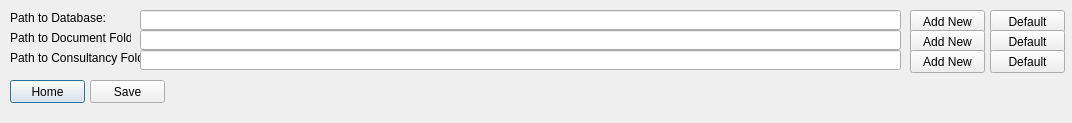
<?xml version="1.0" encoding="UTF-8"?>
<ui version="4.0">
 <class>Dialog</class>
 <widget class="QDialog" name="Dialog">
  <property name="geometry">
   <rect>
    <x>0</x>
    <y>0</y>
    <width>1072</width>
    <height>123</height>
   </rect>
  </property>
  <property name="windowTitle">
   <string>Dialog</string>
  </property>
  <widget class="QPushButton" name="setup_home_but">
   <property name="geometry">
    <rect>
     <x>10</x>
     <y>80</y>
     <width>75</width>
     <height>23</height>
    </rect>
   </property>
   <property name="text">
    <string>Home</string>
   </property>
  </widget>
  <widget class="QLineEdit" name="setup_path_to_database_le">
   <property name="geometry">
    <rect>
     <x>140</x>
     <y>10</y>
     <width>761</width>
     <height>20</height>
    </rect>
   </property>
  </widget>
  <widget class="QPushButton" name="setup_path_to_database_to_def">
   <property name="geometry">
    <rect>
     <x>990</x>
     <y>10</y>
     <width>75</width>
     <height>23</height>
    </rect>
   </property>
   <property name="text">
    <string>Default</string>
   </property>
  </widget>
  <widget class="QLabel" name="label">
   <property name="geometry">
    <rect>
     <x>10</x>
     <y>10</y>
     <width>121</width>
     <height>16</height>
    </rect>
   </property>
   <property name="text">
    <string>Path to Database:</string>
   </property>
  </widget>
  <widget class="QPushButton" name="setup_save_but">
   <property name="geometry">
    <rect>
     <x>90</x>
     <y>80</y>
     <width>75</width>
     <height>23</height>
    </rect>
   </property>
   <property name="text">
    <string>Save</string>
   </property>
  </widget>
  <widget class="QLabel" name="label_2">
   <property name="geometry">
    <rect>
     <x>10</x>
     <y>30</y>
     <width>121</width>
     <height>16</height>
    </rect>
   </property>
   <property name="text">
    <string>Path to Document Folder:</string>
   </property>
  </widget>
  <widget class="QLineEdit" name="setup_path_to_documents_le">
   <property name="geometry">
    <rect>
     <x>140</x>
     <y>30</y>
     <width>761</width>
     <height>20</height>
    </rect>
   </property>
  </widget>
  <widget class="QPushButton" name="setup_path_to_documents_to_def">
   <property name="geometry">
    <rect>
     <x>990</x>
     <y>30</y>
     <width>75</width>
     <height>23</height>
    </rect>
   </property>
   <property name="text">
    <string>Default</string>
   </property>
  </widget>
  <widget class="QLabel" name="label_3">
   <property name="geometry">
    <rect>
     <x>10</x>
     <y>50</y>
     <width>131</width>
     <height>16</height>
    </rect>
   </property>
   <property name="text">
    <string>Path to Consultancy Folder:</string>
   </property>
  </widget>
  <widget class="QLineEdit" name="setup_path_to_consultancy_le">
   <property name="geometry">
    <rect>
     <x>140</x>
     <y>50</y>
     <width>761</width>
     <height>20</height>
    </rect>
   </property>
  </widget>
  <widget class="QPushButton" name="setup_path_to_consultancy_to_def">
   <property name="geometry">
    <rect>
     <x>990</x>
     <y>50</y>
     <width>75</width>
     <height>23</height>
    </rect>
   </property>
   <property name="text">
    <string>Default</string>
   </property>
  </widget>
  <widget class="QPushButton" name="setup_path_to_database_Add_New">
   <property name="geometry">
    <rect>
     <x>910</x>
     <y>10</y>
     <width>75</width>
     <height>23</height>
    </rect>
   </property>
   <property name="text">
    <string>Add New</string>
   </property>
  </widget>
  <widget class="QPushButton" name="setup_path_to_documents_Add_New">
   <property name="geometry">
    <rect>
     <x>910</x>
     <y>30</y>
     <width>75</width>
     <height>23</height>
    </rect>
   </property>
   <property name="text">
    <string>Add New</string>
   </property>
  </widget>
  <widget class="QPushButton" name="setup_path_to_consultancy_Add_New">
   <property name="geometry">
    <rect>
     <x>910</x>
     <y>50</y>
     <width>75</width>
     <height>23</height>
    </rect>
   </property>
   <property name="text">
    <string>Add New</string>
   </property>
  </widget>
 </widget>
 <resources/>
 <connections/>
</ui>
